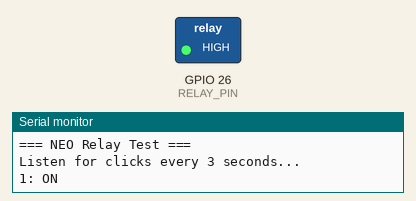
Recording of a sketch running on a simulated ESP32. Parts: switched loads named in the sketch (green lamp = pin HIGH), the last lines printed to the serial monitor.

Above: at 4.0 s.
At 7.0 s:
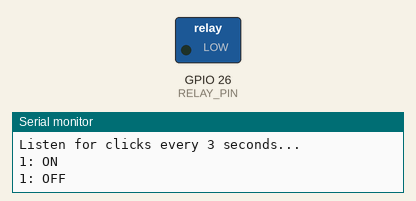
Timing chart, 0 to 10.3 s (numbered marks = the images above):
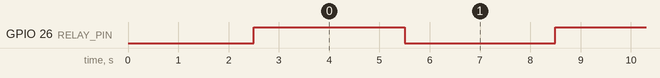

The sketch:

relay_test.ino
```cpp
/*
 * Relay Test - Magicbit NEO
 * Test if NEO's 3.3V GPIO can toggle the relay
 *
 * Wiring:
 *   Relay IN1  → NEO Pin 26
 *   Relay VCC  → NEO 5V
 *   Relay GND  → NEO GND
 *   (No solenoid/SMPS needed yet — just listen for relay clicks)
 */

#define RELAY_PIN 26

int count = 0;

void setup() {
  Serial.begin(115200);
  delay(500);
  pinMode(RELAY_PIN, OUTPUT);
  digitalWrite(RELAY_PIN, LOW);
  Serial.println("=== NEO Relay Test ===");
  Serial.println("Listen for clicks every 3 seconds...");
  delay(2000);
}

void loop() {
  count++;

  Serial.print(count);
  Serial.println(": ON");
  digitalWrite(RELAY_PIN, HIGH);
  delay(3000);

  Serial.print(count);
  Serial.println(": OFF");
  digitalWrite(RELAY_PIN, LOW);
  delay(3000);
}
```

Measured:
- by itself, GPIO 26 (RELAY_PIN): alternates HIGH for 3.0 s and LOW for 3.0 s
